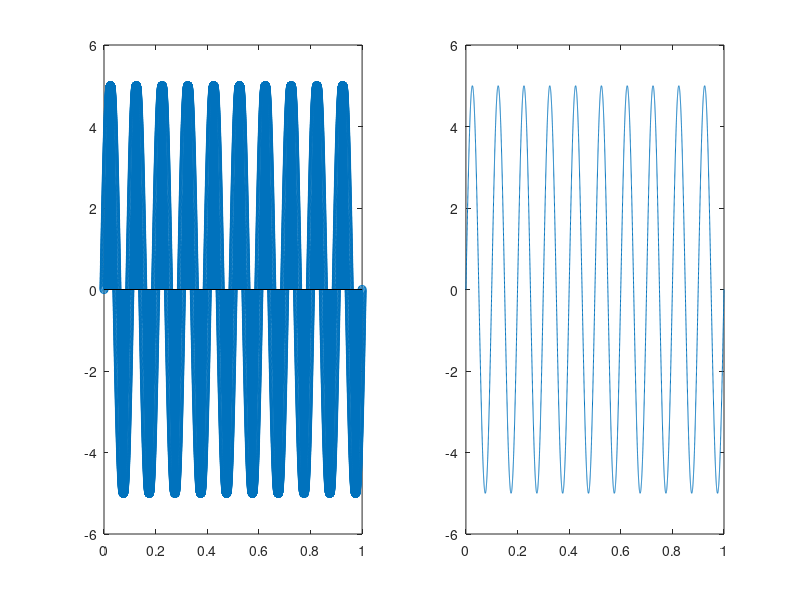

This figure's MATLAB source:
clc;
clear;
A=5;
f=10;
t=0:0.0001:1;
y=A*sin(2*pi*f*t);
subplot(2,1,1) %2 rows, 2 cols, 1st pic
stem(t,y);
subplot(2,1,2);
plot(t,y);

subplot(1,2,1) %2 rows, 2 cols, 1st pic
stem(t,y);
subplot(1,2,2);
plot(t,y);
%2,2,1 row cols cant relate.



